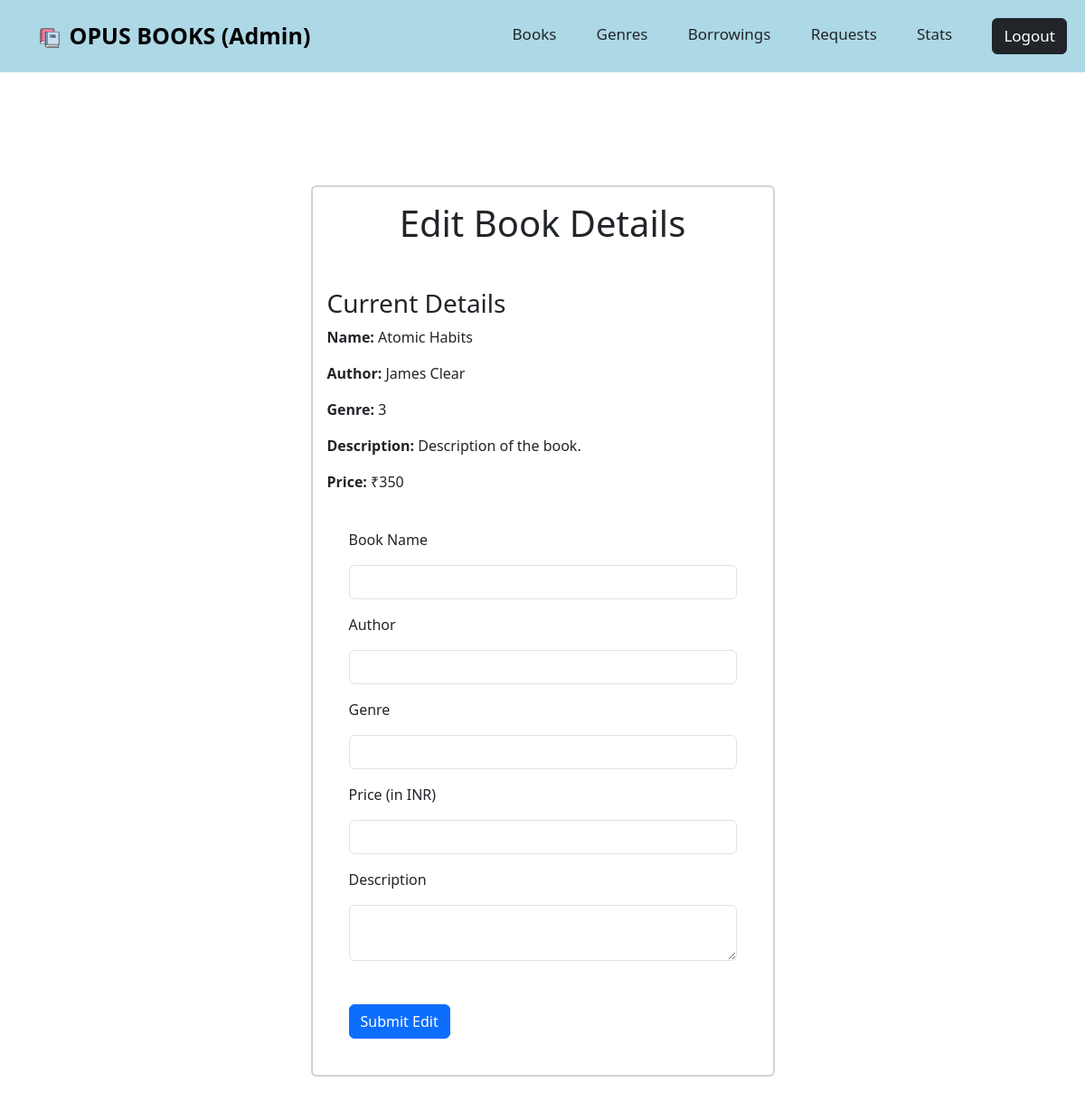
Screenshot of /admin/books/edit/1/ (signed in) with the database file from the repository.
### models.py (models this page shows)
class Books(db.Model):
    id = db.Column(db.Integer(), primary_key = True)
    name = db.Column(db.String(), nullable = False)
    author = db.Column(db.String(), nullable = False)
    genre = db.Column(db.Integer(), db.ForeignKey('genres.id'), nullable = False)
    file = db.Column(db.String(), nullable = False)
    cover_pic = db.Column(db.String(), nullable = False)
    description = db.Column(db.String(), nullable = True, default = "There's no description for this book")
    price = db.Column(db.Integer(), nullable = False)
    reviews = db.relationship('Reviews')
    current_borrowings = db.relationship('Borrowings')
    purchases = db.relationship('Purchases')

### admin_routes.py (the view, shortened to what this page needs)
@admin.route("/admin/books/edit/<int:book_id>/", methods = ['GET', 'POST'])
def edit_book(book_id):
    if current_user.is_authenticated:
        if current_user.role == 'user':
            flash("You must be an admin to access this page")
            return redirect(url_for('user.home'))
    else:
        return redirect(url_for('admin.login'))
    form = EditBookForm()
    book = Books.query.filter_by(id = book_id).first()
    if not book:
        flash("Book with this ID does not exist")
        return redirect(url_for('admin.manage_books'))
    return render_template("admin/edit-book.html", form = form, book = book)

### forms.py
class EditBookForm(FlaskForm):
    name = StringField("Book Name")
    author = StringField("Author")
    genre = StringField("Genre")
    price = IntegerField("Price (in INR)")
    description = TextAreaField("Description")
    submit = SubmitField("Submit Edit")

### app.py (called while the page is built)
@login_manager.user_loader
def load_user(user_id):
    return Users.query.get(int(user_id))

### templates/admin/edit-book.html (shortened to what this page needs)
{% extends "admin-base-layout.html" %}
{% block content %}
    <div class="container-lg">
        <div class="row justify-content-center" style="margin: 125px 200px;">
            <div class="col-9">
                <div class="card border-2">
                    <div class="card-body">
                        <div class="text-center mb-5">
                            <h1 class="card-title">Edit Book Details</h1>
                        </div>
                        <h3>Current Details</h3>
                        <p><strong>Name: </strong>{{ book.name }}</p>
                        <p><strong>Author: </strong>{{ book.author }}</p>
                        <p><strong>Genre: </strong>{{ book.genre }}</p>
                        <p><strong>Description: </strong>{{ book.description }}</p>
                        <p><strong>Price: </strong>₹{{ book.price }}</p>
                        <form action="/admin/books/edit/{{book.id}}" method="POST" id="add-book-form" enctype="multipart/form-data">
                            <div class="m-4">
                                <div>
                                    {{ form.name.label(class = "form-label my-3") }}
                                    {{ form.name(class = "form-control") }}
                                </div>
                                <div>
                                    {{ form.author.label(class = "form-label my-3") }}
                                    {{ form.author(class = "form-control") }}
                                </div>
                                <div>
                                    {{ form.genre.label(class = "form-label my-3") }}
                                    {{ form.genre(class = "form-control") }}
                                </div>
                                <div>
                                    {{ form.price.label(class = "form-label my-3") }}
                                    {{ form.price(class = "form-control") }}
                                </div>
                                <div>
                                    {{ form.description.label(class = "form-label my-3") }}
                                    {{ form.description(class = "form-control") }}
                                </div>
                            </div>
                            {{ form.submit(class = "btn btn-primary m-4")}}
                        </form>
                    </div>
                </div>
            </div>
        </div>
    </div>
{% endblock %}

### rows the page displays
Books: name "Atomic Habits", author "James Clear", genre "3", description "Description of the book.", price "350"
